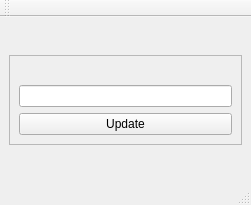
<?xml version="1.0" encoding="UTF-8"?>
<ui version="4.0">
 <class>MainWindow</class>
 <widget class="QMainWindow" name="MainWindow">
  <property name="geometry">
   <rect>
    <x>0</x>
    <y>0</y>
    <width>251</width>
    <height>205</height>
   </rect>
  </property>
  <property name="windowTitle">
   <string>MainWindow</string>
  </property>
  <widget class="QWidget" name="centralwidget">
   <layout class="QVBoxLayout" name="verticalLayout">
    <item alignment="Qt::AlignVCenter">
     <widget class="QFrame" name="frame">
      <property name="frameShape">
       <enum>QFrame::StyledPanel</enum>
      </property>
      <property name="frameShadow">
       <enum>QFrame::Raised</enum>
      </property>
      <layout class="QVBoxLayout" name="verticalLayout_2">
       <item>
        <widget class="QLabel" name="label">
         <property name="text">
          <string/>
         </property>
        </widget>
       </item>
       <item>
        <widget class="QLineEdit" name="lineEdit"/>
       </item>
       <item>
        <widget class="QPushButton" name="pushButton">
         <property name="text">
          <string>Update</string>
         </property>
        </widget>
       </item>
      </layout>
     </widget>
    </item>
   </layout>
  </widget>
  <widget class="QMenuBar" name="menubar">
   <property name="geometry">
    <rect>
     <x>0</x>
     <y>0</y>
     <width>251</width>
     <height>23</height>
    </rect>
   </property>
  </widget>
  <widget class="QStatusBar" name="statusbar"/>
  <widget class="QToolBar" name="toolBar">
   <property name="windowTitle">
    <string>toolBar</string>
   </property>
   <attribute name="toolBarArea">
    <enum>TopToolBarArea</enum>
   </attribute>
   <attribute name="toolBarBreak">
    <bool>false</bool>
   </attribute>
  </widget>
 </widget>
 <resources/>
 <connections/>
</ui>
